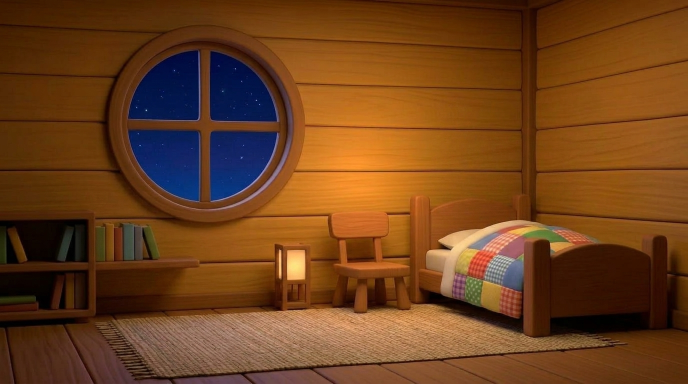
#> input picture out/location_plates/cottage_night/attempts/002/plate.png, 1376 x 768 px (shown at 1/2 size)
$ python layers.py
#> lines starting #> are read from the running program, lines starting #| are printed output that depends on the picture; after the words box and inside, x2 and y2 are one past the last pixel; in counts of white or black regions, pixels touching at a corner belong together
#> in render, plate is the input picture: PIL image 1376x768 RGB; mean R, G, B 110.4, 65, 28.4
"""Deterministic multi-character animation over a fixed world. Rs 0, no generator.

The claim under test, and it is a strong one: if a character is COMPOSITED from the same
accepted pixels every frame, identity drift is not unlikely, it is IMPOSSIBLE. Consistency
becomes a checksum rather than a judgement.

What this prototype must prove, per GPT's brutal list: three canonical characters in one
canonical room, independent micro-motion, a star count that changes exactly on the sung
word, at least one character passing BEHIND furniture, and a real cut — because two
compositions of the same scene is the thing a viewer actually experiences, and careful
staging of a single tableau could hide the sticker problem.
"""
import math, os, subprocess, sys, tempfile, shutil
from pathlib import Path
from PIL import Image, ImageDraw, ImageFilter

ROOT = Path(__file__).resolve().parent.parent
CUT = Path("/tmp/cut")
PLATE = ROOT / "out/location_plates/cottage_night/attempts/002/plate.png"
STAR_BOX = (230, 55, 615, 435)
SPOTS = [(0.26, 0.26), (0.71, 0.24), (0.25, 0.69), (0.72, 0.70), (0.40, 0.13)]
# the bed, traced by hand from the plate. One mask, derived once, so a character can pass
# BEHIND it — without an occlusion the demo could be hiding the problem it claims to solve.
# only the bed's FRONT structure — rail, footboard, quilt front — so a character beside
# it is occluded from the knees down rather than swallowed whole. The first version hid
# Nana almost completely, which proves ordering and shows nothing.
BED_POLY = [(838, 545), (1360, 500), (1364, 706), (1120, 720), (840, 664)]


def keyed(name):
    return Image.open(CUT / f"{name}.png").convert("RGBA")


# [7 lines left out: function grade, not called in this run]


def scaled(layer, target_h):
    s = target_h / layer.height
    return layer.resize((max(1, int(layer.width * s)), target_h), Image.LANCZOS)


# [46 lines left out: functions shadow_for, stars_layer, breathe, not called in this run]


def foreground(plate):
    """The bed, cut from the plate as a foreground layer. Derived ONCE, by hand, for this
    experiment — not a scene graph, not a depth system. Enough to prove ordering."""
    mask = Image.new("L", plate.size, 0)
#> mask: PIL image 1376x768 L; every value is 0
    ImageDraw.Draw(mask).polygon(BED_POLY, fill=255)
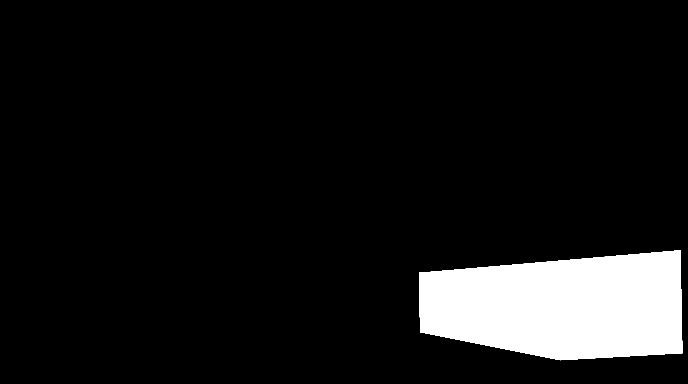
#> mask: PIL image 1376x768 L (shown at 1/2 size); 8.9% white; 1 white region, box (x1, y1, x2, y2) and area: (838, 500, 1365, 721) 94005
    mask = mask.filter(ImageFilter.GaussianBlur(1.5))
    fg = plate.convert("RGBA")
    fg.putalpha(mask)
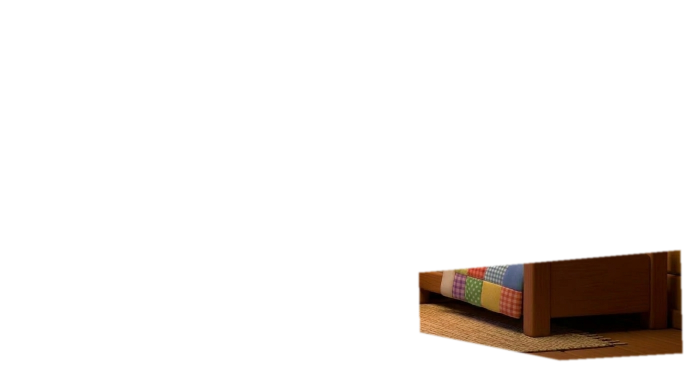
#> fg: PIL image 1376x768 RGBA (shown at 1/2 size); mean R, G, B, A 110.4, 65, 28.4, 22.7; transparent parts drawn white
    return fg


CAST = {
    # name          height  centre  feet   breath period   depth
    "pip":  {"asset": "pip_view0", "h": 168, "cx": 300,  "feet": 726, "period": 2.9},
    "nana": {"asset": "nana",      "h": 292, "cx": 880,  "feet": 700, "period": 4.1},
    "coco": {"asset": "coco",      "h": 214, "cx": 1120, "feet": 596, "period": 3.4},
}


def compose(plate, fg, t, seconds, u, stars, shot, cast=None):
    scene = plate.convert("RGBA")
    cast = cast or CAST
    behind = [k for k in ("nana", "coco") if k in cast]   # both stand behind the bed front
    infront = [k for k in cast if k not in behind]
    for group, over_fg in ((behind, False), (infront, False)):
        for name in group:
            c = cast[name]
            layer = grade(scaled(keyed(c["asset"]), c["h"]))
            layer = breathe(layer, t, c["period"])
            x = int(c["cx"] - layer.width / 2)
            y = int(c["feet"] - layer.height)
            scene = Image.alpha_composite(
                scene, shadow_for(c["cx"], c["feet"], layer.width, scene.size))
            tmp = Image.new("RGBA", scene.size, (0, 0, 0, 0))
            tmp.paste(layer, (x, y), layer)
            scene = Image.alpha_composite(scene, tmp)
            if name in behind:
                scene = Image.alpha_composite(scene, fg)   # the bed goes back on top
    scene = Image.alpha_composite(scene, stars_layer(scene.size, stars, u, seconds))
    return scene.convert("RGB")


# ── the prototype itself: two shots, one cut, real song, real word timings ──────────────
TRACK = ROOT / "out/E02/audio/bed.wav"
WINDOW = (32.0, 40.0)          # seconds of the trimmed track
CUT_AT = 36.01                 # "Four little stars" — the phrase boundary we cut on
STAR_EVENTS = [(0.0, 5), (36.01, 4), (37.19, 3), (37.90, 2)]   # exact sung word times


def stars_at(t_track):
#> called with t_track = 32
    n = 5
    for at, c in STAR_EVENTS:
        if t_track >= at:
            n = c
    return n


# [13 lines left out: function shot_crop, not called in this run]


def render(out_path, fps=24, w=1280, h=720):
    plate = Image.open(PLATE).convert("RGB")
    fg = foreground(plate)
    t0, t1 = WINDOW
    tmp = Path(tempfile.mkdtemp())
    n = int(round((t1 - t0) * fps))
    try:
        for i in range(n):
            t_track = t0 + i / fps
            shot = "A" if t_track < CUT_AT else "B"
            # each shot has its own clock, so the camera restarts at the cut like a real one
            base = t0 if shot == "A" else CUT_AT
            span = (CUT_AT - t0) if shot == "A" else (t1 - CUT_AT)
            u = (t_track - base) / max(0.001, span)
            cast = dict(CAST)
            if shot == "B":
                cast.pop("coco", None)
                # PIP TURNS on the word "three" — two views from ONE paid generation, which
                # is the articulation-coherence question stated as cheaply as it can be
                cast["pip"] = {**CAST["pip"], "cx": 430, "feet": 726,
                               "asset": "pip_view1" if t_track >= 37.19 else "pip_view0"}
                cast["nana"] = {**CAST["nana"], "cx": 880}
            frame = compose(plate, fg, t_track, span, u, stars_at(t_track), shot, cast)
            frame = frame.crop(shot_crop(shot, u, frame.size)).resize((w, h), Image.LANCZOS)
            frame.save(tmp / f"{i:05d}.png")
        silent = tmp / "picture.mp4"
        subprocess.run(f'ffmpeg -nostdin -y -framerate {fps} -i "{tmp}/%05d.png" '
                       f'-c:v libx264 -preset medium -crf 20 -pix_fmt yuv420p "{silent}"',
                       shell=True, capture_output=True)
        subprocess.run(f'ffmpeg -nostdin -y -i "{silent}" -ss {t0} -to {t1} -i "{TRACK}" '
                       f'-map 0:v -map 1:a -c:v copy -c:a aac -b:a 192k -shortest '
                       f'"{out_path}"', shell=True, capture_output=True)
        return out_path
    finally:
        shutil.rmtree(tmp, ignore_errors=True)


if __name__ == "__main__":
    out = Path(sys.argv[1] if len(sys.argv) > 1 else "/tmp/cut/prototype.mp4")
    print("rendering", out)
#> (the run stopped early here; a loop or call above may not have finished)
